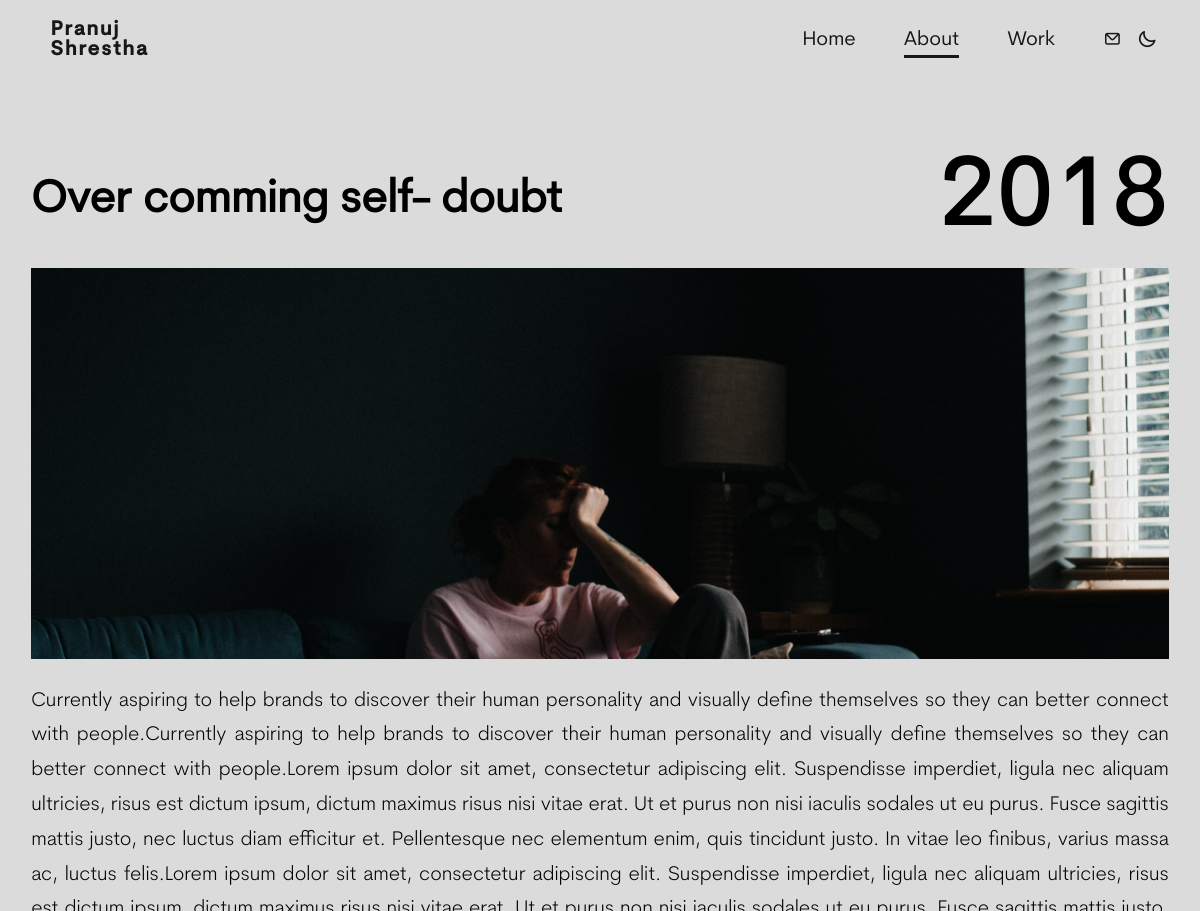
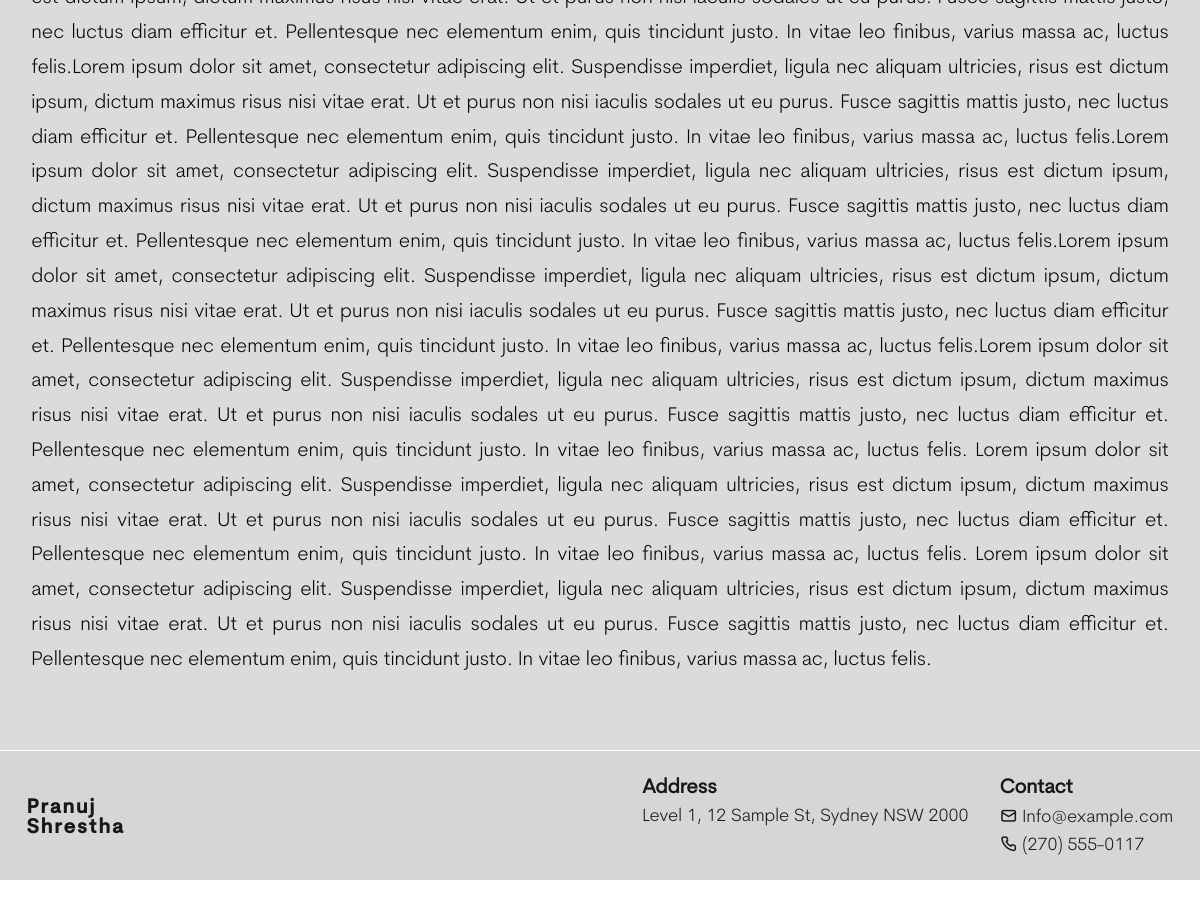
/about/Over comming self- doubt/, run on the app's committed database (2 pictures, top to bottom).
### myPortfolio/models.py (models this page shows, shortened)
class Journey(models.Model):
    id = models.UUIDField(default = uuid.uuid4, unique= True, primary_key= True, editable = False)
    journey_Title = models.CharField(max_length=500)
    journey_Year = models.DateField(auto_now=False, auto_now_add=False,null=True,blank=True)
    journey_Description = models.TextField(default = "NOT AVAILABLE")
    journey_Image = models.ImageField(null=True,blank=True)

### myPortfolio/views.py (the view)
# urls.py: path('about/<str:journey_Title>/', views.journeyDetail, name='journey-detail'),
def journeyDetail(request, journey_Title):
    journeyObj = Journey.objects.get(journey_Title=journey_Title)
    context = {'journey' : journeyObj, 'title': 'Journey-Detail'}
    return render(request, 'myPortfolio/journeyDetails.html', context)

### myPortfolio/templates/myPortfolio/journeyDetails.html
{% extends 'myPortfolio/base.html' %}
    {% block content %}
    <div class="detailJourney container">
        <div class="detailJourney__title">
            <h2>{{journey.journey_Title}}</h2>
            <span>{{ journey.journey_Year|date:"Y" }}</span>
        </div>
        <div class="image">
            {% if journey.journey_Image %}
            <img  src="{{journey.journey_Image.url}}" class="img">
            {% endif %}
        </div>
        <div class="detailJourney__description">
            <p>{{journey.journey_Description}}</p>
        </div>
    </div>
{% endblock content %}

### static/css/main.css (style rules this page uses)
* { box-sizing: border-box; padding: 0; margin: 0; }
html { scroll-behavior: smooth; }
body, button, input, textarea { font-family: var(--light-font); font-size: var(--normal-font-size); }
body { background-color: var(--body-color); color: var(--text-color); transition: 0.5s; }
img { max-width: 100%; height: auto; }
.container { padding: 0 1em; }
:root { --header-height: 5rem; --first-color: #171717; --first-color-transparent: #1717174f; --first-color-alt-transparent: #f4f4f485; --first-color-alt: #efefef; --first-color-light: #d6d6d6; --first-color-dark: #000000; --title-color: #171717; --text-color: #000000; --text-color-alt: #797979; --body-color: #dbdbdb; --container-color: #dbdbdb; --background-color: #f4f4f438; --light-font: "Cerebri Light"; --medium-font: "Cerebri Medium"; --regular-font: "Cerebri Regular"; --big-font-size: 4.5em; --h1-font-size: 3.05em; --h2-font-size: 2.5em; --h3-font-size: 1.75em; --p-font-size: 1.5em; --normal-font-size: 1.05em; --small-font-size: 0.95em; --z-tooltip: 10; --z-fixed: 100; }
@media screen and (min-width: 968px) { :root { --big-font-size: 5.5em; --h1-font-size: 3.5em; --h3-font-size: 2em; --p-font-size: 1.75em; --normal-font-size: 1.115em; --small-font-size: 1em; } }
.detailJourney__title { display: flex; justify-content: space-between; align-items: center; padding: 1em 0; }
.detailJourney__title h2 { font-size: var(--h2-font-size); font-family: var(--regular-font); }
.detailJourney__title span { font-size: var(--big-font-size); font-family: var(--medium-font); }
.detailJourney .image img { width: 100%; max-height: 350px; object-fit: cover; }
.detailJourney__description { text-align: justify; line-height: 1.75em; padding: 1em 0; font-size: var(--normal-font-size); }
@media screen and (min-width: 767px) { .container { padding: 3em 1.75em; } }
@media screen and (min-width: 767px) { .detailJourney .image img { max-height: 550px; } }

### data on the page
Journey: journey_Title "Over comming self- doubt", journey_Year "2018", journey_Image (picture), journey_Description "Currently aspiring to help brands to discover their human personality and visually define themselves so they can better connect with people.Currently aspiring to help brands to discover their human personality and visually define themselves so they can better connect with people.Lorem ipsum dolor sit amet, consectetur adipiscing elit. Suspendisse imperdiet, ligula nec aliquam ultricies, risus est dictum ipsum, dictum maximus risus nisi vitae erat. Ut et purus non nisi iaculis sodales ut eu purus. Fusce sagittis mattis justo, nec luctus diam efficitur et. Pellentesque nec elementum enim, quis tincidunt justo. In vitae leo finibus, varius massa ac, luctus felis.Lorem ipsum dolor sit amet,…"
